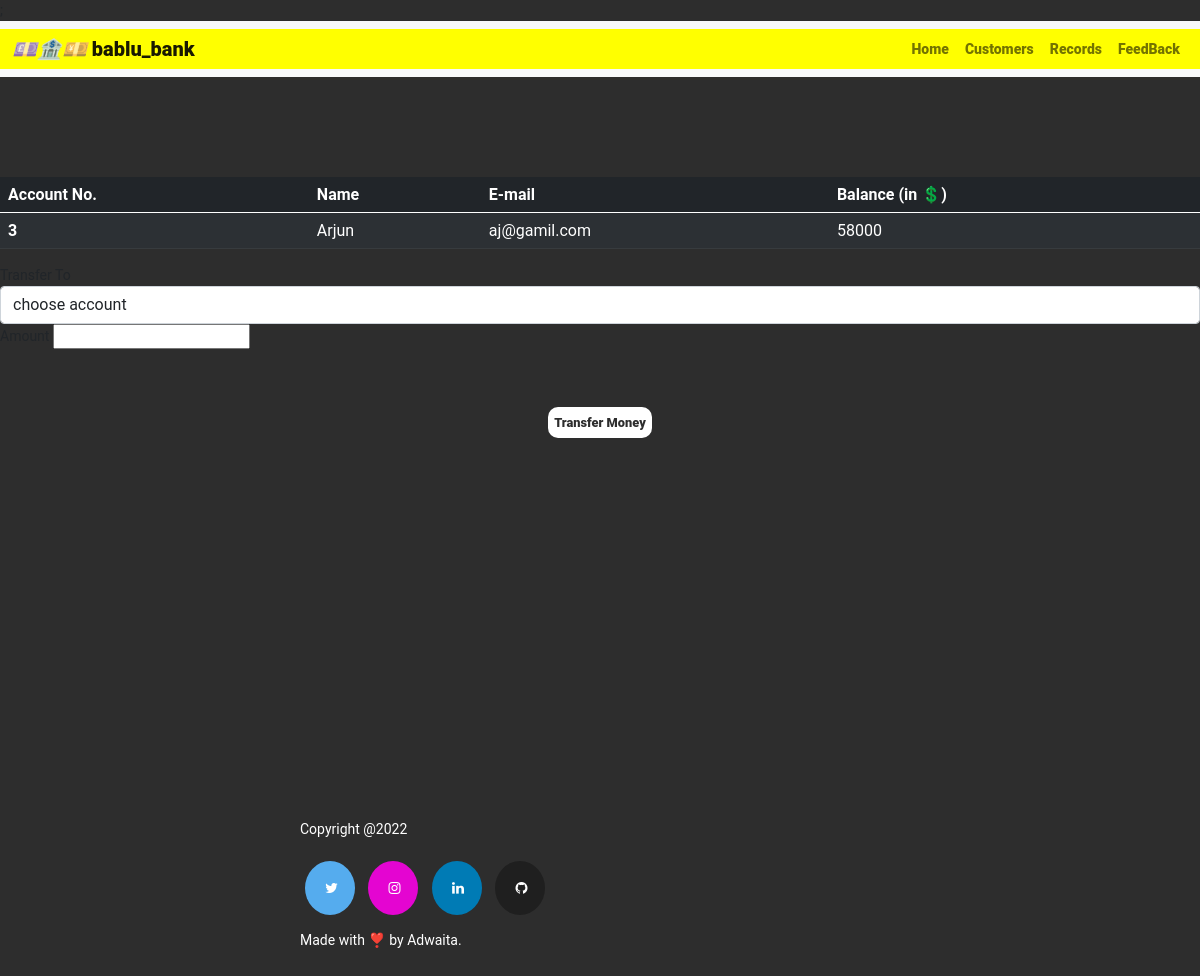
The app's page /userDetails.php?id=3 with its own data.
### tables this page shows
create table user_info_1 (
    id int(11) not null,
    name varchar(25) not null,
    email varchar(25) not null,
    balance float not null,
    primary key (id)
);

### userDetails.php (the view, shortened to what this page needs)
<!doctype html>
<html lang="en">
<head>
    <link href="https://cdn.jsdelivr.net/npm/bootstrap@5.0.2/dist/css/bootstrap.min.css" rel="stylesheet">
    <link rel="stylesheet" href="./css/index.css">
    <link rel="stylesheet" href="https://cdnjs.cloudflare.com/ajax/libs/font-awesome/4.7.0/css/font-awesome.min.css">
</head>
<body>
    <nav class="navbar navbar-expand-lg navbar-light bg-light">
        <div class="container-fluid">
            <a class="navbar-brand" href="#"> <i>💷🏦💴</i> bablu_bank</a>
            <div class="collapse navbar-collapse" id="navbarContent">
                <ul class="navbar-nav">
                    <li class="nav-item">
                        <a class="nav-link aria-current=" page" active" href="index.php">Home</a>
                    </li>
                    <li class="nav-item">
                        <a class="nav-link" aria-current="page" href="customers.php">Customers</a>
                    </li>
                    <li class="nav-item">
                        <a class="nav-link" aria-current="page" href="transactions.php">Records</a>
                    </li>
                    <li class="nav-item">
                        <a class="nav-link" aria-current="page" href="#">FeedBack</a>
                    </li>
                </ul>
            </div>
        </div>
    </nav>
    <?php
    include 'config.php';
    $sid = $_GET['id'];
    $sql = "SELECT * FROM user_info_1 where id=$sid";
    $result = mysqli_query($conn, $sql);
    $rows = mysqli_fetch_assoc($result);
    ?>
    <form action="" method="post" name="tab">
        <div class="container-main">
            <table class="table table-striped table-dark">
                <thead>
                    <tr>
                        <th scope="col">Account No.</th>
                        <th scope="col">Name</th>
                        <th scope="col">E-mail</th>
                        <th scope="col">Balance (in 💲)</th>
                    </tr>
                </thead>
                <tbody>
                    <tr>
                        <th scope="row"><?php echo $rows['id'] ?></th>
                        <td><?php echo $rows['name'] ?></td>
                        <td><?php echo $rows['email'] ?></td>
                        <td><?php echo $rows['balance'] ?></td>
                    </tr>
                </tbody>
            </table>
        </div>
        <div class="transact">
            <label for="">Transfer To</label>
            <select class="form-control" name="to" id="" required>
                <option value="" disabled selected>choose account</option>
            </select>
            <label for="">Amount</label>
            <input type="number" name="amount" required>
            <br><br><br>
            <div class="text-center">
                <button id="btn" class="btn mt-3" name="submit" type="submit">Transfer Money</button>
            </div>
        </div>
    </form>
    <footer>
        <div class="container-bottom">
            <div class="row">
                <div class="col-md-6">
                    <p class="end">Copyright @2022 </p>
                    <a href="#" class="fa fa-twitter"></a>
                    <a href="#" class="fa fa-instagram"></a>
                    <a href="#" class="fa fa-linkedin"></a>
                    <a href="#" class="fa fa-github"></a>
                    <p>Made with ❣️ by Adwaita.</p>
                </div>
    </footer>
</body>
</html>

### css/index.css (style rules this page uses)
* { margin: 0; padding: 0; box-sizing: border-box; }
body { font-family: 'Roboto', sans-serif; font-size: 14px; background: #2d2d2d; }
.navbar-nav { float: left; }
.row { width: 100%; height: 100%; display: flex; flex-direction: row; justify-content: space-around; align-items: center; margin-top: 50px; color: #fff; }
.row p { margin-top: 10px; }
.row a { margin: 5px; }
.fa { padding: 20px; font-size: 25px; width: 50px; text-align: center; text-decoration: none; border-radius: 50%; }
.fa-twitter { background: #55ACEE; color: white; }
.fa-linkedin { background: #007bb5; color: white; }
.fa-instagram { background: #e405d1; color: white; }
.fa-github { background: #1f1f1f; color: white; }
.container-fluid a { font-weight: 800; }
.container-fluid { background-color: yellow; }

### userDetails.php (style rules this page uses)
.container-fluid a { font-weight: 800; }
.container-fluid { background-color: yellow; }
.container-main { margin-top: 100px; }
#btn { padding: 5px; background-color: #fff; color: #2d2d2d; font-size: 0.8rem; font-weight: 800; border-radius: 10px; }

### records on screen
user_info_1: id "3", name "Arjun", email "aj@gamil.com", balance "58000"
